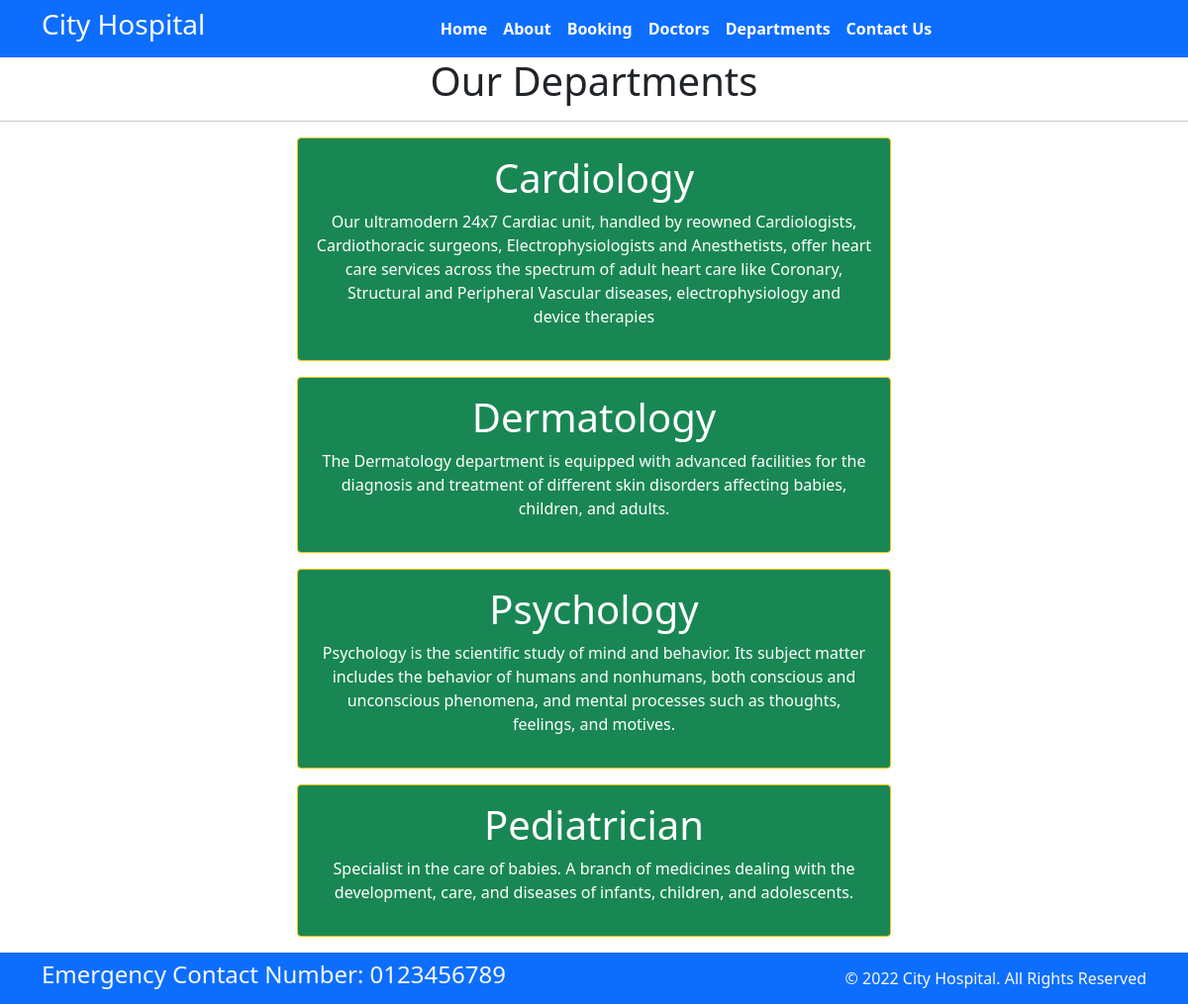
Page /department/ on the committed database.
### home/models.py (models this page shows, shortened)
class Departments(models.Model):
    dep_name = models.CharField(max_length=100)
    dep_description = models.TextField()

### home/views.py (the view)
# urls.py: path('department/',views.departments,name='department'),
def departments(request):
    dict_dept={
        'dept': Departments.objects.all()
    }
    return render(request, 'departments.html',dict_dept)

### templates/departments.html (shortened to what this page needs)
{% extends 'base.html' %}
{% block content %}
<h1 class="text-center"> Our Departments </h1>
<hr>
{% for d in dept %}
<div class="mx-auto w-50 bg-success text-center text-white p-3 my-3 border border-warning rounded">
    <h1>{{d.dep_name}}</h1>
    <p>{{d.dep_description}}</p>
</div>
{% endfor %}
{% endblock %}

### rows in the picture
Departments: dep_name "Cardiology", dep_description "Our ultramodern 24x7 Cardiac unit, handled by reowned Cardiologists, Cardiothoracic surgeons, Electrophysiologists and Anesthetists, offer heart care services across the spectrum of adult heart care like Coronary, Structural and Peripheral Vascular diseases, electrophysiology and device therapies"
Departments: dep_name "Dermatology", dep_description "The Dermatology department is equipped with advanced facilities for the diagnosis and treatment of different skin disorders affecting babies, children, and adults."
Departments: dep_name "Psychology", dep_description "Psychology is the scientific study of mind and behavior. Its subject matter includes the behavior of humans and nonhumans, both conscious and unconscious phenomena, and mental processes such as thoughts, feelings, and motives."
Departments: dep_name "Pediatrician", dep_description "Specialist in the care of babies. A branch of medicines dealing with the development, care, and diseases of infants, children, and adolescents."
